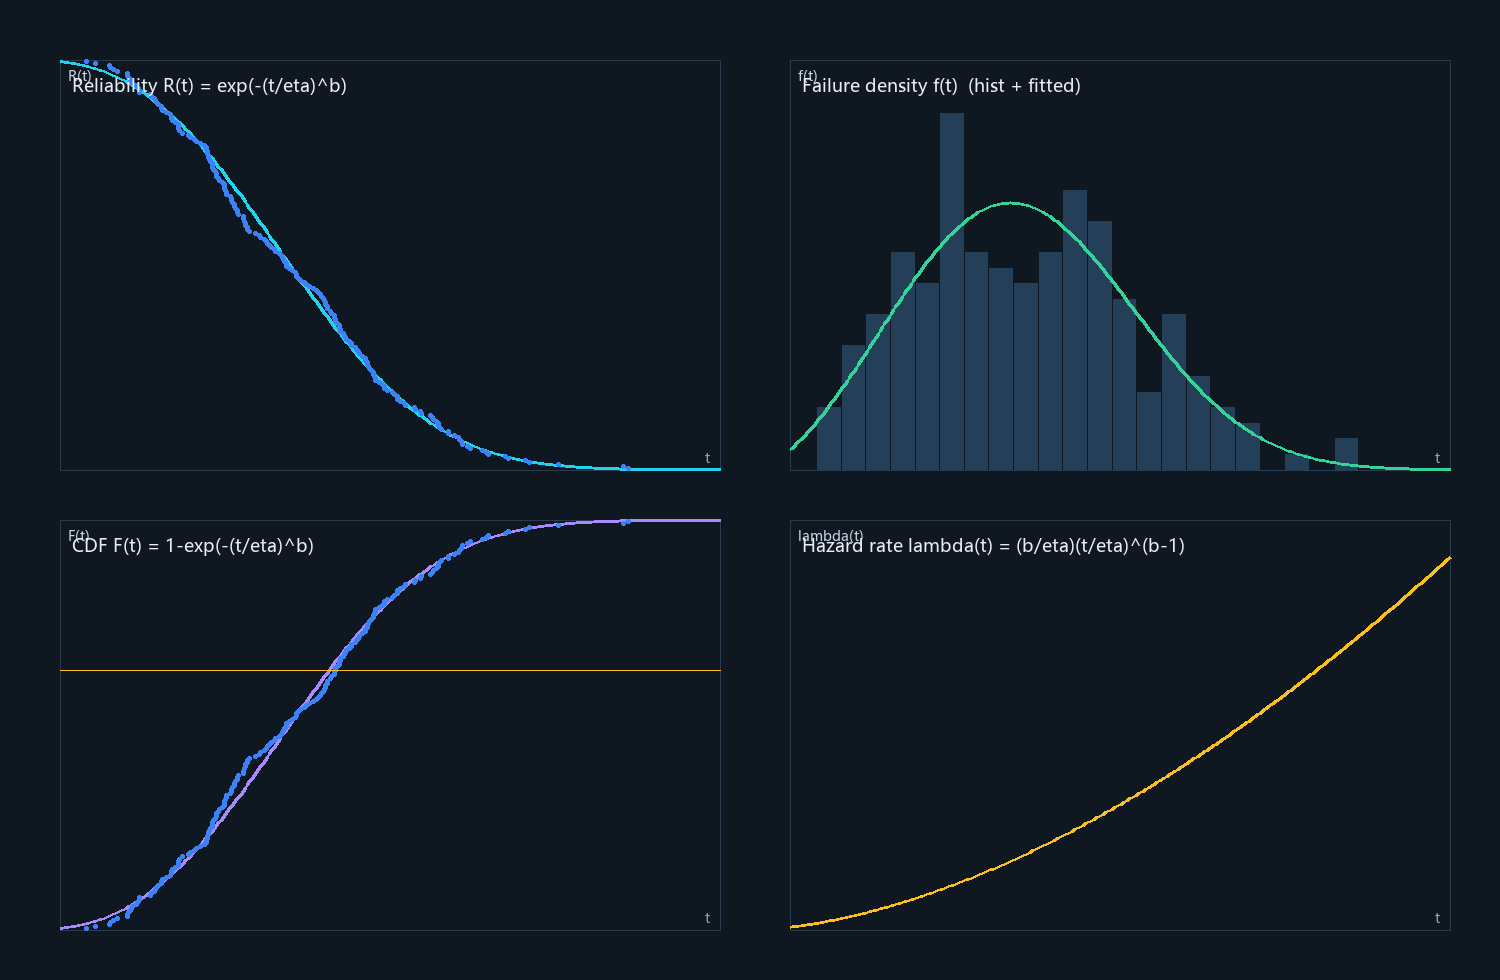

Reproduce this figure in Python.
# -*- coding: utf-8 -*-
# 用 Pillow 手绘一份威布尔曲线预览，交叉验证公式与拟合结果
import numpy as np
from PIL import Image, ImageDraw, ImageFont

def gamma(z):
    if z < 0.5:
        return np.pi/(np.sin(np.pi*z)*gamma(1-z))
    z -= 1
    C = [0.99999999999980993, 676.5203681218851, -1259.1392167224028, 771.32342877765313,
         -176.61502916214059, 12.507343278686905, -0.13857109526572012,
         9.9843695780195716e-6, 1.5056327351493116e-7]
    g = 7; x = C[0]
    for i in range(1, g+2):
        x += C[i]/(z+i)
    t = z+g+0.5
    return np.sqrt(2*np.pi)*t**(z+0.5)*np.exp(-t)*x

def weibull_mle(data):
    n = len(data); tmax = data.max()
    w = data/tmax; lnT = np.log(data); meanLn = lnT.mean()
    def g(b):
        wb = w**b
        s1 = (wb*lnT).sum(); s2 = wb.sum()
        return s1/s2 - 1.0/b - meanLn
    lo, hi = 0.02, 1.0
    while g(hi) <= 0 and hi < 1e9: hi *= 2
    while g(lo) >= 0 and lo > 1e-9: lo /= 2
    for _ in range(90):
        mid = (lo+hi)/2
        if g(mid) < 0: lo = mid
        else: hi = mid
    beta = (lo+hi)/2
    eta = tmax*(np.power(data/tmax, beta).sum()/n)**(1/beta)
    return beta, eta

rng = np.random.default_rng(42)
TRUE_B, TRUE_E, N = 2.5, 100.0, 200
data = TRUE_E*rng.weibull(TRUE_B, N)
beta, eta = weibull_mle(data)

tmin, tmax = data.min()*0.6, data.max()*1.15
T = np.linspace(tmin, tmax, 300)
R = np.exp(-(T/eta)**beta)
F = 1-R
f = (beta/eta)*(T/eta)**(beta-1)*R
h = (beta/eta)*(T/eta)**(beta-1)

# 中位秩
s = np.sort(data)
n = len(s)
Fi = (np.arange(1, n+1)-0.3)/(n+0.4)
xs = np.log(s); ys = np.log(-np.log(1-Fi))

# ---- 画布 ----
W2, H2 = 1500, 980
img = Image.new("RGB", (W2, H2), (15, 23, 32))
dr = ImageDraw.Draw(img)
try:
    font = ImageFont.truetype("C:/Windows/Fonts/msyh.ttc", 18)
    font_s = ImageFont.truetype("C:/Windows/Fonts/msyh.ttc", 14)
except:
    font = ImageFont.load_default(); font_s = font

def fname(txt): return txt

# 子图区域 (x0,y0,x1,y1)
grid = [(60,60,720,470),(790,60,1450,470),(60,520,720,930),(790,520,1450,930)]
titles = ["Reliability R(t) = exp(-(t/eta)^b)",
          "Failure density f(t)  (hist + fitted)",
          "CDF F(t) = 1-exp(-(t/eta)^b)",
          "Hazard rate lambda(t) = (b/eta)(t/eta)^(b-1)"]
colors = [(34,211,238),(52,211,153),(167,139,250),(251,191,36)]

def draw_axes(box, xlabel, ylabel):
    x0,y0,x1,y1 = box
    dr.rectangle([x0,y0,x1,y1], outline=(42,59,80), width=1)
    dr.line([(x0,y1),(x1,y1)], fill=(42,59,80))  # 底轴
    dr.line([(x0,y0),(x0,y1)], fill=(42,59,80))  # 左轴
    dr.text((x0+8, y0+6), ylabel, fill=(199,212,229), font=font_s)
    dr.text((x1-10, y1-22), xlabel, fill=(143,163,187), font=font_s, anchor="ra")

def xy_map(box, xlo, xhi, ylo, yhi):
    x0,y0,x1,y1 = box
    def px(x): return x0 + (x-xlo)/(xhi-xlo)*(x1-x0)
    def py(y): return y1 - (y-ylo)/(yhi-ylo)*(y1-y0)
    return px, py

# 1 R(t)
box = grid[0]
draw_axes(box, "t", "R(t)")
px,py = xy_map(box, tmin, tmax, 0, 1)
pts = [(px(t),py(r)) for t,r in zip(T,R)]
dr.line(pts, fill=colors[0], width=3)
for t,fr in zip(s, 1-Fi):
    dr.ellipse([px(t)-2,py(fr)-2,px(t)+2,py(fr)+2], fill=(59,130,246))
dr.text((box[0]+12, box[1]+12), titles[0], fill=(230,237,245), font=font)

# 2 f(t) + 直方图
box = grid[1]
nbins = int(np.sqrt(n)*1.6)
hist, edges = np.histogram(data, bins=nbins, range=(data.min(), data.max()))
binw = edges[1]-edges[0]
density = hist/(n*binw)
ymax = max(density.max(), f.max())*1.15
draw_axes(box, "t", "f(t)")
px,py = xy_map(box, tmin, tmax, 0, ymax)
for c,e0,e1 in zip(density, edges[:-1], edges[1:]):
    ytop = py(c); ybot = py(0)
    dr.rectangle([px(e0)+1, ytop, px(e1)-1, ybot], fill=(36,64,89))
pts = [(px(t),py(v)) for t,v in zip(T,f)]
dr.line(pts, fill=colors[1], width=3)
dr.text((box[0]+12, box[1]+12), titles[1], fill=(230,237,245), font=font)

# 3 F(t)
box = grid[2]
draw_axes(box, "t", "F(t)")
px,py = xy_map(box, tmin, tmax, 0, 1)
dr.line([(px(t),py(v)) for t,v in zip(T,F)], fill=colors[2], width=3)
for t,fr in zip(s, Fi):
    dr.ellipse([px(t)-2,py(fr)-2,px(t)+2,py(fr)+2], fill=(59,130,246))
dr.line([(box[0],py(0.632)),(box[2],py(0.632))], fill=(251,191,36), width=1)
dr.text((box[0]+12, box[1]+12), titles[2], fill=(230,237,245), font=font)

# 4 lambda(t)
box = grid[3]
draw_axes(box, "t", "lambda(t)")
px,py = xy_map(box, tmin, tmax, 0, h.max()*1.1)
dr.line([(px(t),py(v)) for t,v in zip(T,h)], fill=colors[3], width=3)
dr.text((box[0]+12, box[1]+12), titles[3], fill=(230,237,245), font=font)

img.save(r"C:\Users\l\Documents\deepseek-harness\default-workspace\weibull-tool\preview.png")
print("true beta=%.3f eta=%.3f | MLE beta=%.4f eta=%.4f" % (TRUE_B, TRUE_E, beta, eta))
print("saved preview.png")
